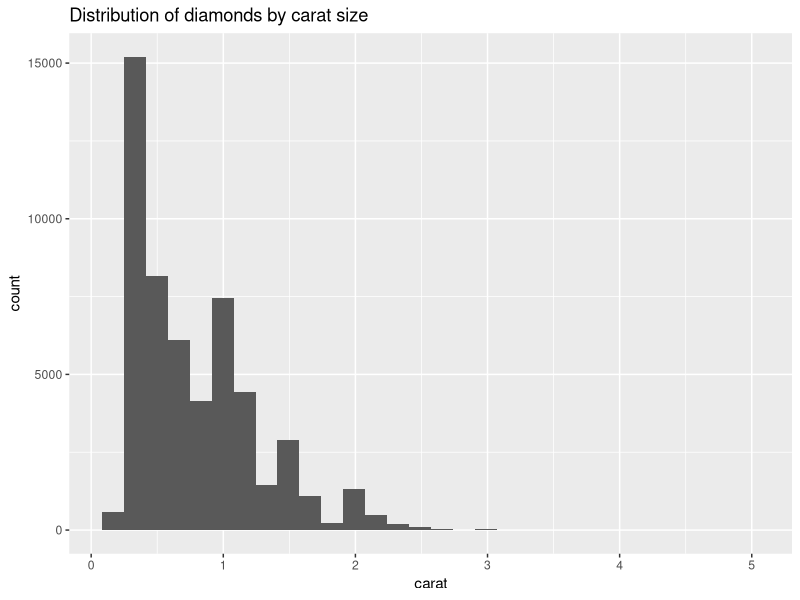
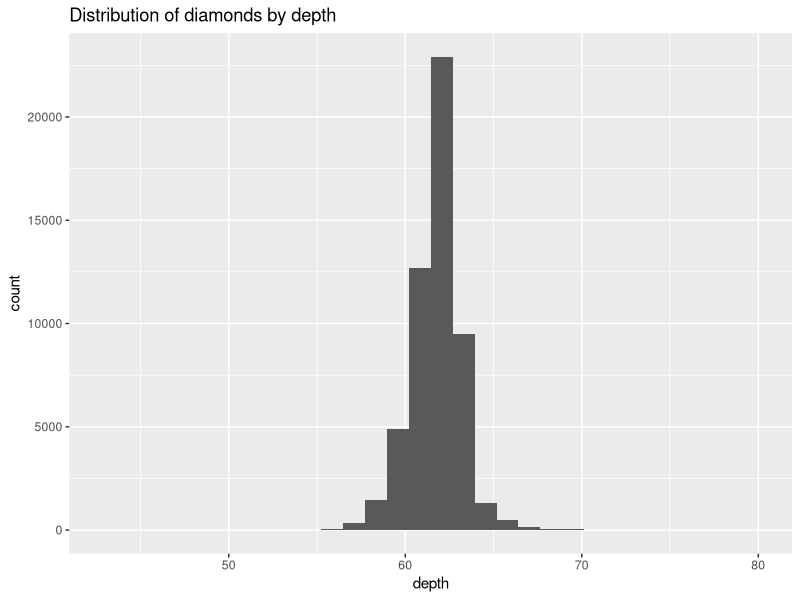
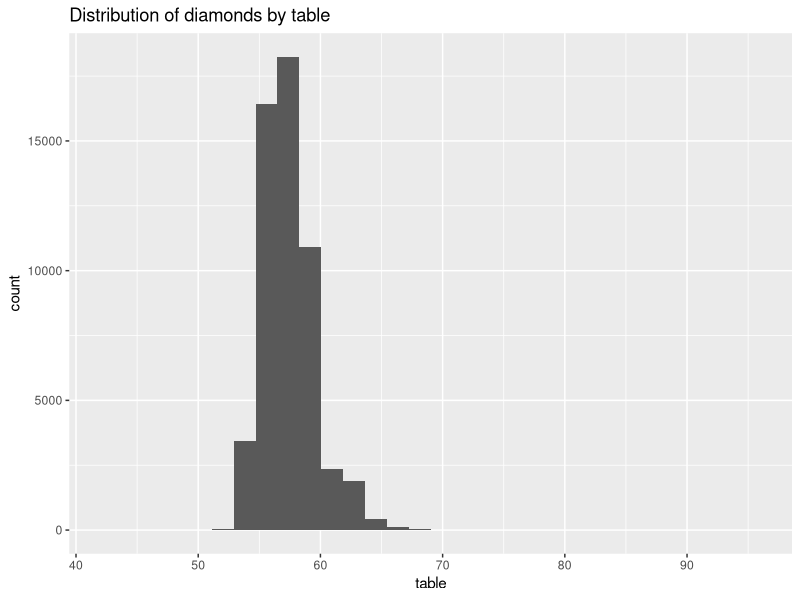
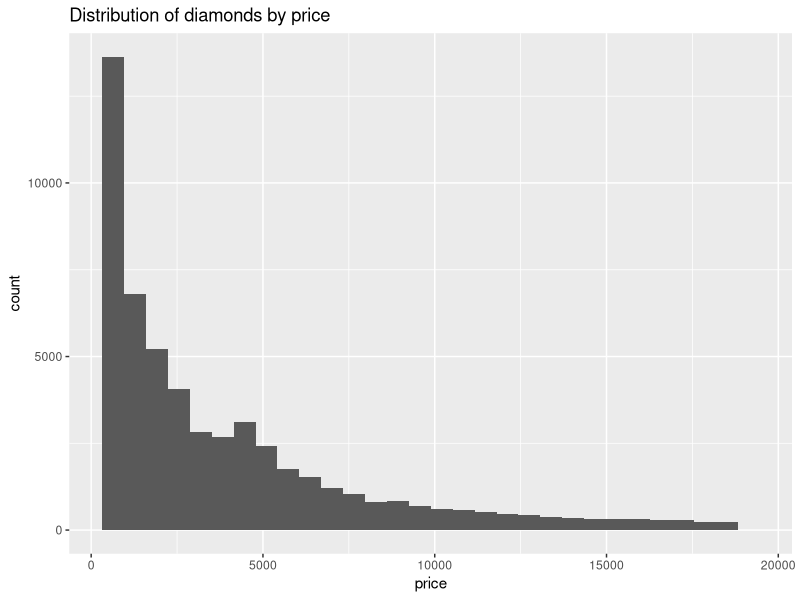
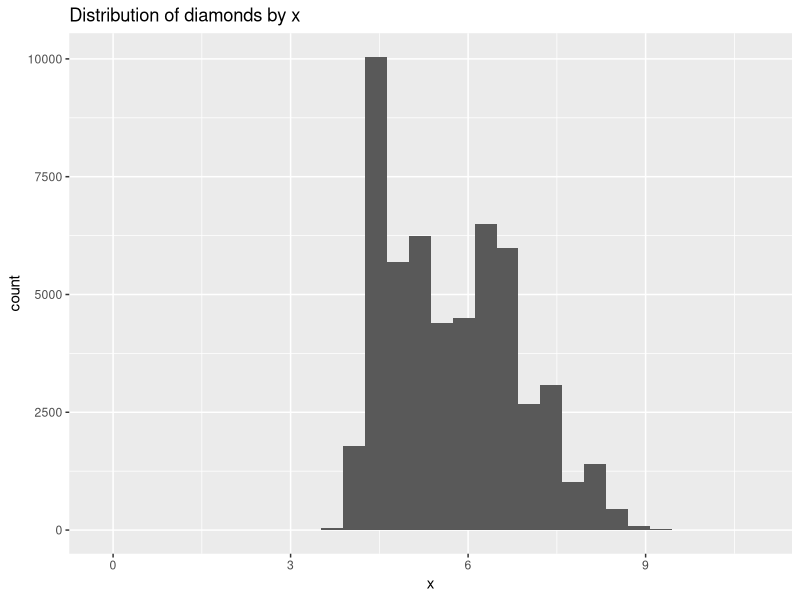
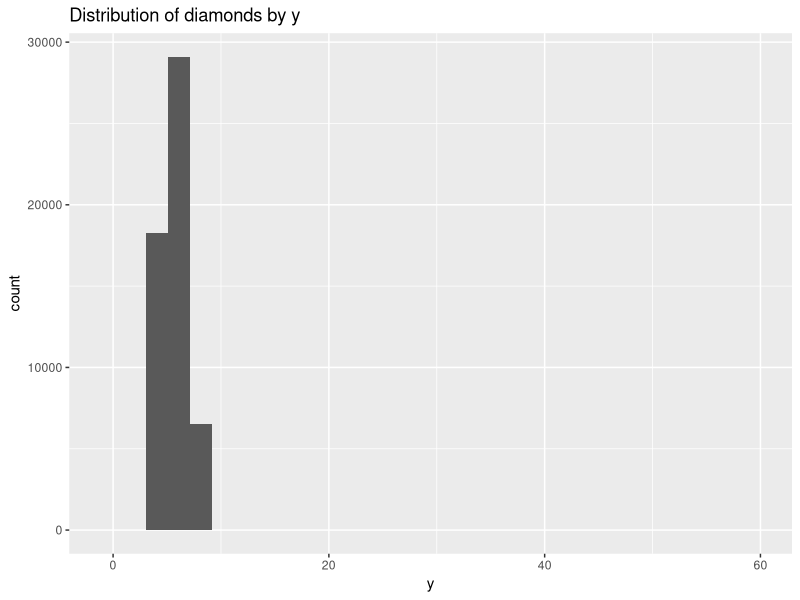
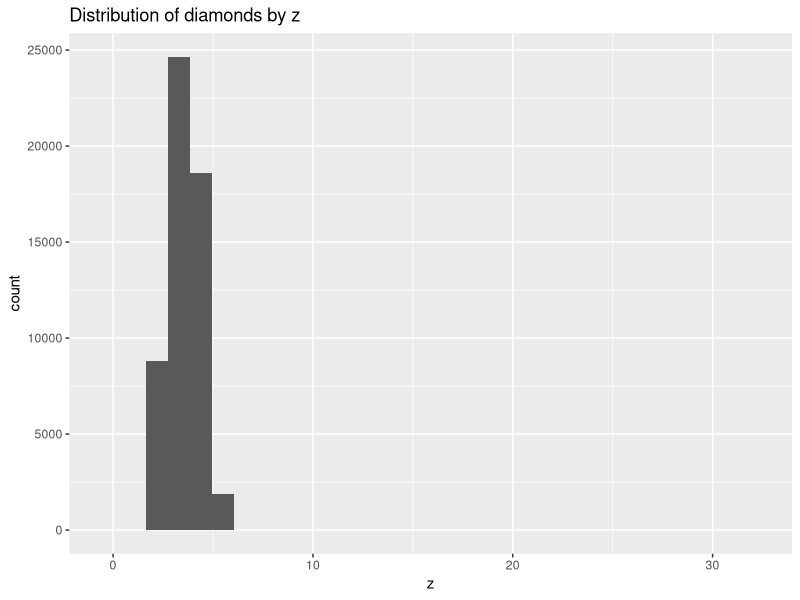
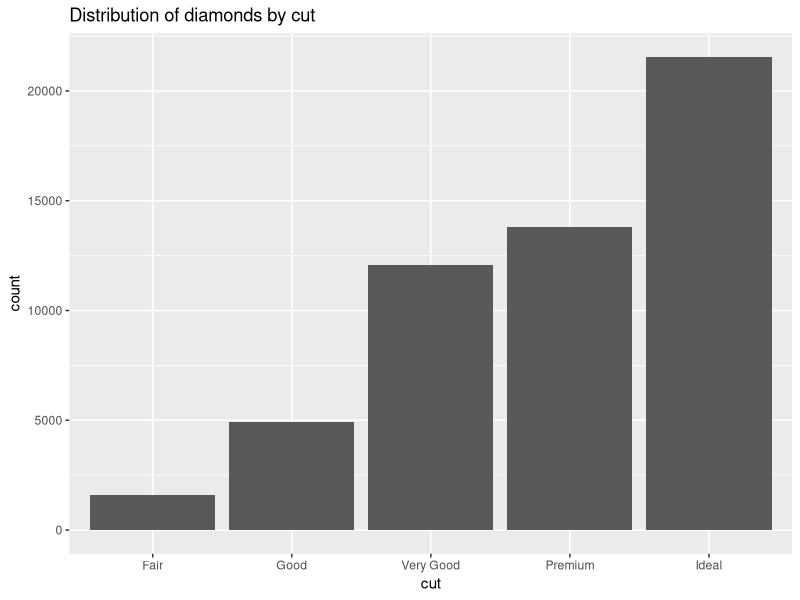

These charts were generated, in order, by the following R code:
## ---- chunk 1
library(ggplot2)
library(dplyr)
## ---- chunk 2
data(diamonds)
## ---- chunk 3
str(diamonds)
## ---- chunk 4
ggplot(diamonds, aes(x = carat)) + geom_histogram() + ggtitle("Distribution of diamonds by carat size")
## ---- chunk 5
ggplot(diamonds, aes(x = depth)) + geom_histogram() + ggtitle("Distribution of diamonds by depth")
## ---- chunk 6
ggplot(diamonds, aes(x = table)) + geom_histogram() + ggtitle("Distribution of diamonds by table")
## ---- chunk 7
ggplot(diamonds, aes(x = price)) + geom_histogram() + ggtitle("Distribution of diamonds by price")
## ---- chunk 8
ggplot(diamonds, aes(x = x)) + geom_histogram() + ggtitle("Distribution of diamonds by x")
## ---- chunk 9
ggplot(diamonds, aes(x = y)) + geom_histogram() + ggtitle("Distribution of diamonds by y")
## ---- chunk 10
ggplot(diamonds, aes(x = z)) + geom_histogram() + ggtitle("Distribution of diamonds by z")
## ---- chunk 11
ggplot(diamonds, aes(x = cut)) + geom_bar() + ggtitle("Distribution of diamonds by cut")
## ---- chunk 12
ggplot(diamonds, aes(x = color)) + geom_bar() + ggtitle("Distribution of diamonds by color")
## ---- chunk 13
ggplot(diamonds, aes(x = clarity)) + geom_bar() + ggtitle("Distribution of diamonds by clarity")
## ---- chunk 14
diasamp = diamonds[sample(1:length(diamonds$price), 10000),]
pairs(diasamp)
## ---- chunk 15
library(GGally)
library(scales)
ggpairs(diasamp)
## ---- chunk 16
ggplot(diamonds, aes(x = carat, y = price)) + geom_point() + ggtitle("Price by Carat")
## ---- chunk 17
cuberoot_trans = function() trans_new('cuberoot', 
                                      transform = function(x) x^(1/3),
                                      inverse = function(x) x^3)


ggplot(diamonds, aes(x = carat, y = price)) + 
  geom_point() +
  scale_x_continuous(trans=cuberoot_trans()) +
  scale_y_continuous(trans="log10") + 
  ggtitle("log(Price) by cube root Carat")
## ---- chunk 18
suppressMessages(library(RColorBrewer))

ggplot(aes(x = carat, y = price, color=clarity), data = diamonds) + 
  geom_point(alpha = 0.5, size = 1, position = 'jitter') +
  scale_color_brewer(type='div', 
                     guide=guide_legend(title='Clarity',
                                        reverse=T,
                                        override.aes=list(alpha=1, size=2))) +  
  scale_x_continuous(trans = cuberoot_trans(), 
                     limits = c(0.2, 3),
                     breaks = c(0.2, 0.5, 1, 2, 3)) + 
  scale_y_continuous(trans = log10_trans(), 
                     limits = c(350, 15000),
                     breaks = c(350, 1000, 5000, 10000, 15000)) +
  ggtitle('Price (log10) by Cube-Root of Carat and Clarity')
## ---- chunk 19
ggplot(aes(x = carat, y = price, color = cut), data = diamonds) + 
  geom_point(alpha = 0.5, size = 1, position = 'jitter') +
  scale_color_brewer(type = 'div',
                     guide = guide_legend(title = 'Cut', 
                                          reverse = T,
                                          override.aes = list(alpha = 1, 
                                                              size = 2))) +  
  scale_x_continuous(trans = cuberoot_trans(), limits = c(0.2, 3),
                     breaks = c(0.2, 0.5, 1, 2, 3)) + 
  scale_y_continuous(trans = log10_trans(), limits = c(350, 15000),
                     breaks = c(350, 1000, 5000, 10000, 15000)) +
  ggtitle('Price (log10) by Cube-Root of Carat and Cut')
## ---- chunk 20
ggplot(aes(x = carat, y = price, color = color), data = diamonds) + 
  geom_point(alpha = 0.5, size = 1, position = 'jitter') +
  scale_color_brewer(type = 'div',
                     guide = guide_legend(title = "Color", 
                                          reverse = F,
                                          override.aes = list(alpha = 1, 
                                                              size = 2))) +  
  scale_x_continuous(trans = cuberoot_trans(), limits = c(0.2, 3),
                     breaks = c(0.2, 0.5, 1, 2, 3)) + 
  scale_y_continuous(trans = log10_trans(), limits = c(350, 15000),
                     breaks = c(350, 1000, 5000, 10000, 15000)) +
  ggtitle('Price (log10) by Cube-Root of Carat and Color')
## ---- chunk 21
ggplot(diamonds, aes(x = table)) + geom_histogram(breaks=seq(43, 95, by=0.1)) + ggtitle("Distribution of diamonds by table")
